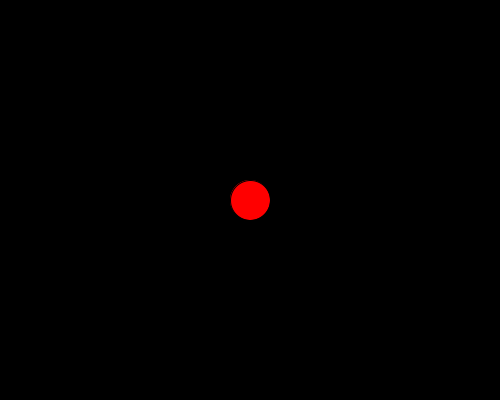
Frame 1 (no input)
Frame 60 (the mouse pressed at the canvas centre just before this capture): identical to frame 1, image omitted
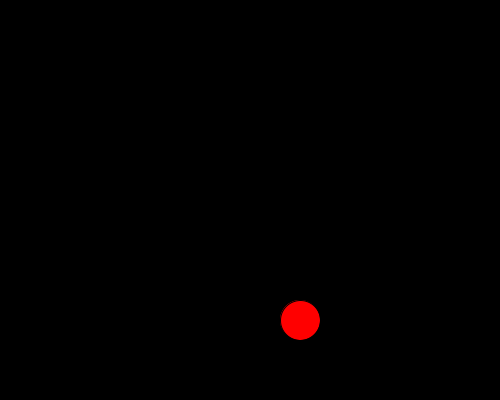
Frame 120 (the mouse held since frame 60 and released just before this capture)

The Processing sketch that drew these frames (run headless with seeded random() and noise(); from frame 60 on, the mouse is pressed at the canvas centre):

// Processing sketch: processing_74931
// ── processing_74931.pde

//Victor Murillo, CP1 mods 16-17, Ticklish Penguin 
int x = 250;
int y = 200;
void setup()
{
  size(500, 400);
  smooth();
  frameRate(30);
}
void draw()
{
  background(0, 0, 0);
  fill(255, 0, 0);
  ellipse(x, y, 40, 40);
  int direction = int(random(0, 4));
  if (mousePressed == true)
  {
    if (direction == 0)
    {
      x = x + 10;
    }
    else if (direction == 1)
    {
      x = x - 10;
    }
    if (direction == 2)
    {
      y = y + 10;
    }
    else if (direction == 3)
    {
      y = y - 10;
    }
    else
    {
      y = y + 10;
    }
    if (x > 500)
    {
      background(0);
      x = 250;
    }
    if ( y > 400)
    {
      y = 200;
    }
  }
}
